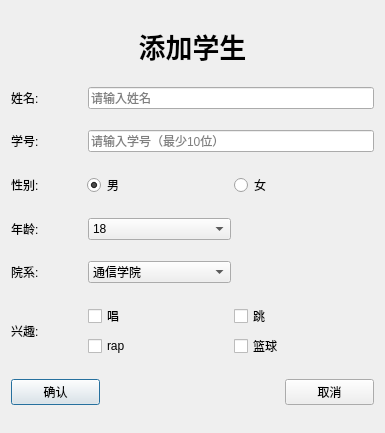
<?xml version="1.0" encoding="UTF-8"?>
<ui version="4.0">
 <class>addStu</class>
 <widget class="QDialog" name="addStu">
  <property name="geometry">
   <rect>
    <x>0</x>
    <y>0</y>
    <width>385</width>
    <height>433</height>
   </rect>
  </property>
  <property name="sizePolicy">
   <sizepolicy hsizetype="Preferred" vsizetype="Expanding">
    <horstretch>0</horstretch>
    <verstretch>0</verstretch>
   </sizepolicy>
  </property>
  <property name="windowTitle">
   <string>添加学生</string>
  </property>
  <layout class="QVBoxLayout" name="verticalLayout" stretch="0,0,0,0,0,0,0,0">
   <item>
    <widget class="QLabel" name="lb">
     <property name="sizePolicy">
      <sizepolicy hsizetype="Preferred" vsizetype="Fixed">
       <horstretch>0</horstretch>
       <verstretch>0</verstretch>
      </sizepolicy>
     </property>
     <property name="font">
      <font>
       <family>Agency FB</family>
       <pointsize>20</pointsize>
       <weight>75</weight>
       <bold>true</bold>
      </font>
     </property>
     <property name="text">
      <string>添加学生</string>
     </property>
     <property name="alignment">
      <set>Qt::AlignCenter</set>
     </property>
    </widget>
   </item>
   <item>
    <layout class="QHBoxLayout" name="horizontalLayout_3" stretch="2,8">
     <item>
      <widget class="QLabel" name="label_2">
       <property name="text">
        <string>姓名:</string>
       </property>
      </widget>
     </item>
     <item>
      <widget class="QLineEdit" name="le_name">
       <property name="placeholderText">
        <string>请输入姓名</string>
       </property>
       <property name="clearButtonEnabled">
        <bool>true</bool>
       </property>
      </widget>
     </item>
    </layout>
   </item>
   <item>
    <layout class="QHBoxLayout" name="horizontalLayout_4" stretch="2,8">
     <item>
      <widget class="QLabel" name="label_3">
       <property name="text">
        <string>学号:</string>
       </property>
      </widget>
     </item>
     <item>
      <widget class="QLineEdit" name="le_id">
       <property name="placeholderText">
        <string>请输入学号（最少10位）</string>
       </property>
       <property name="clearButtonEnabled">
        <bool>true</bool>
       </property>
      </widget>
     </item>
    </layout>
   </item>
   <item>
    <layout class="QHBoxLayout" name="horizontalLayout_5" stretch="2,4,4">
     <item>
      <widget class="QLabel" name="label_4">
       <property name="text">
        <string>性别:</string>
       </property>
      </widget>
     </item>
     <item>
      <widget class="QRadioButton" name="rdtn_male">
       <property name="text">
        <string>男</string>
       </property>
       <property name="checked">
        <bool>true</bool>
       </property>
       <attribute name="buttonGroup">
        <string notr="true">sexGroup</string>
       </attribute>
      </widget>
     </item>
     <item>
      <widget class="QRadioButton" name="rbtn_female">
       <property name="text">
        <string>女</string>
       </property>
       <attribute name="buttonGroup">
        <string notr="true">sexGroup</string>
       </attribute>
      </widget>
     </item>
    </layout>
   </item>
   <item>
    <layout class="QHBoxLayout" name="horizontalLayout_6" stretch="2,4,4">
     <item>
      <widget class="QLabel" name="label_5">
       <property name="text">
        <string>年龄:</string>
       </property>
      </widget>
     </item>
     <item>
      <widget class="QComboBox" name="cbb_age">
       <item>
        <property name="text">
         <string>18</string>
        </property>
       </item>
       <item>
        <property name="text">
         <string>19</string>
        </property>
       </item>
       <item>
        <property name="text">
         <string>20</string>
        </property>
       </item>
       <item>
        <property name="text">
         <string>21</string>
        </property>
       </item>
       <item>
        <property name="text">
         <string>22</string>
        </property>
       </item>
       <item>
        <property name="text">
         <string>23</string>
        </property>
       </item>
       <item>
        <property name="text">
         <string>24</string>
        </property>
       </item>
       <item>
        <property name="text">
         <string>25</string>
        </property>
       </item>
       <item>
        <property name="text">
         <string>26</string>
        </property>
       </item>
      </widget>
     </item>
     <item>
      <spacer name="horizontalSpacer_2">
       <property name="orientation">
        <enum>Qt::Horizontal</enum>
       </property>
       <property name="sizeHint" stdset="0">
        <size>
         <width>40</width>
         <height>20</height>
        </size>
       </property>
      </spacer>
     </item>
    </layout>
   </item>
   <item>
    <layout class="QHBoxLayout" name="horizontalLayout_7" stretch="2,4,4">
     <item>
      <widget class="QLabel" name="label_6">
       <property name="text">
        <string>院系:</string>
       </property>
      </widget>
     </item>
     <item>
      <widget class="QComboBox" name="cbb_y">
       <item>
        <property name="text">
         <string>通信学院</string>
        </property>
       </item>
       <item>
        <property name="text">
         <string>计算机学院</string>
        </property>
       </item>
       <item>
        <property name="text">
         <string>管理学院</string>
        </property>
       </item>
       <item>
        <property name="text">
         <string>物联网学院</string>
        </property>
       </item>
       <item>
        <property name="text">
         <string>地理与生物学院</string>
        </property>
       </item>
      </widget>
     </item>
     <item>
      <spacer name="horizontalSpacer_3">
       <property name="orientation">
        <enum>Qt::Horizontal</enum>
       </property>
       <property name="sizeHint" stdset="0">
        <size>
         <width>40</width>
         <height>20</height>
        </size>
       </property>
      </spacer>
     </item>
    </layout>
   </item>
   <item>
    <layout class="QHBoxLayout" name="horizontalLayout_2" stretch="2,8">
     <item>
      <widget class="QLabel" name="label_7">
       <property name="text">
        <string>兴趣:</string>
       </property>
      </widget>
     </item>
     <item>
      <layout class="QGridLayout" name="gridLayout">
       <item row="0" column="0">
        <widget class="QCheckBox" name="checkBox">
         <property name="text">
          <string>唱</string>
         </property>
         <attribute name="buttonGroup">
          <string notr="true">insGroup</string>
         </attribute>
        </widget>
       </item>
       <item row="0" column="1">
        <widget class="QCheckBox" name="checkBox_2">
         <property name="text">
          <string>跳</string>
         </property>
         <attribute name="buttonGroup">
          <string notr="true">insGroup</string>
         </attribute>
        </widget>
       </item>
       <item row="1" column="0">
        <widget class="QCheckBox" name="checkBox_3">
         <property name="text">
          <string>rap</string>
         </property>
         <attribute name="buttonGroup">
          <string notr="true">insGroup</string>
         </attribute>
        </widget>
       </item>
       <item row="1" column="1">
        <widget class="QCheckBox" name="checkBox_4">
         <property name="text">
          <string>篮球</string>
         </property>
         <attribute name="buttonGroup">
          <string notr="true">insGroup</string>
         </attribute>
        </widget>
       </item>
      </layout>
     </item>
    </layout>
   </item>
   <item>
    <layout class="QHBoxLayout" name="horizontalLayout" stretch="1,2,1">
     <item>
      <widget class="QPushButton" name="btn_ok">
       <property name="text">
        <string>确认</string>
       </property>
      </widget>
     </item>
     <item>
      <spacer name="horizontalSpacer">
       <property name="orientation">
        <enum>Qt::Horizontal</enum>
       </property>
       <property name="sizeHint" stdset="0">
        <size>
         <width>40</width>
         <height>20</height>
        </size>
       </property>
      </spacer>
     </item>
     <item>
      <widget class="QPushButton" name="btn_cancel">
       <property name="text">
        <string>取消</string>
       </property>
      </widget>
     </item>
    </layout>
   </item>
  </layout>
 </widget>
 <layoutdefault spacing="6" margin="11"/>
 <resources/>
 <connections/>
 <buttongroups>
  <buttongroup name="insGroup">
   <property name="exclusive">
    <bool>false</bool>
   </property>
  </buttongroup>
  <buttongroup name="sexGroup"/>
 </buttongroups>
</ui>
